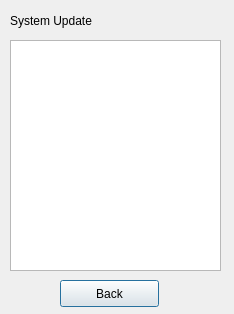
<?xml version="1.0" encoding="UTF-8"?>
<ui version="4.0">
 <class>SysUpdateMenuDlg</class>
 <widget class="QDialog" name="SysUpdateMenuDlg">
  <property name="geometry">
   <rect>
    <x>0</x>
    <y>0</y>
    <width>234</width>
    <height>314</height>
   </rect>
  </property>
  <property name="windowTitle">
   <string>Dialog</string>
  </property>
  <widget class="QListWidget" name="listSysUpdate">
   <property name="geometry">
    <rect>
     <x>10</x>
     <y>40</y>
     <width>211</width>
     <height>231</height>
    </rect>
   </property>
  </widget>
  <widget class="QPushButton" name="btnBack">
   <property name="geometry">
    <rect>
     <x>60</x>
     <y>280</y>
     <width>99</width>
     <height>27</height>
    </rect>
   </property>
   <property name="text">
    <string>Back</string>
   </property>
  </widget>
  <widget class="QLabel" name="labelSysUpdate">
   <property name="geometry">
    <rect>
     <x>10</x>
     <y>10</y>
     <width>111</width>
     <height>21</height>
    </rect>
   </property>
   <property name="text">
    <string>System Update</string>
   </property>
  </widget>
 </widget>
 <resources/>
 <connections/>
</ui>
